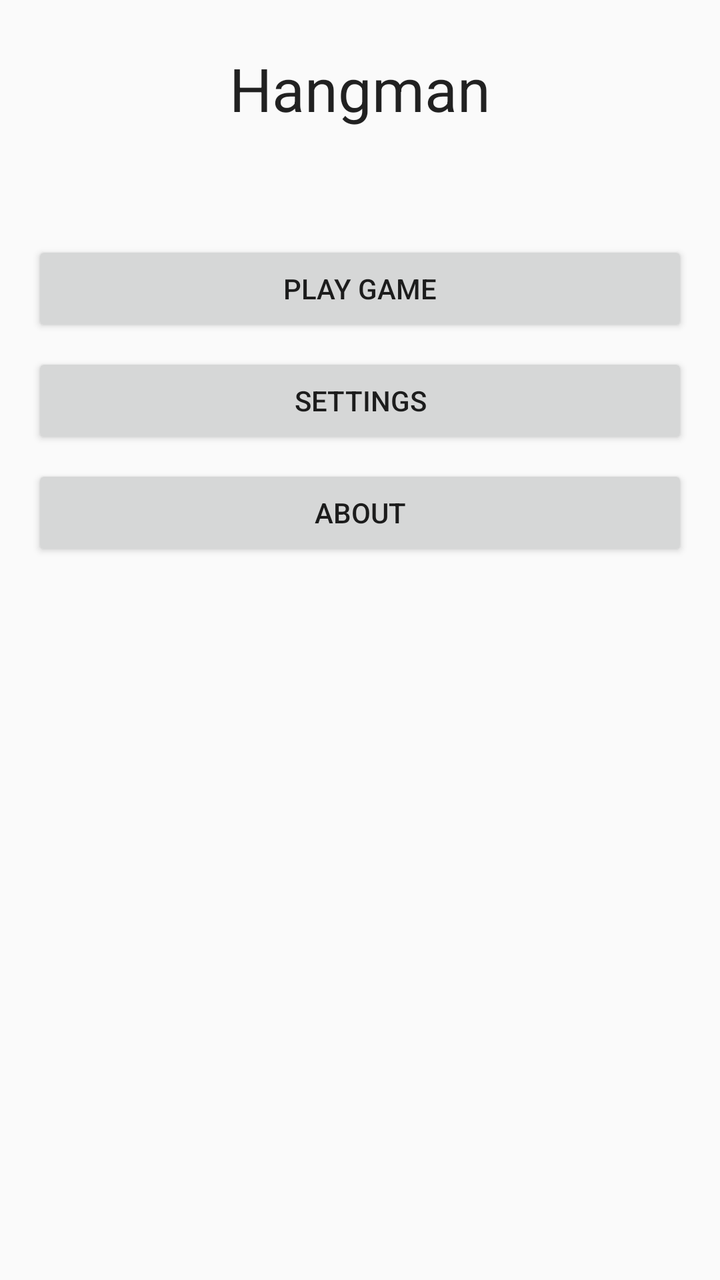
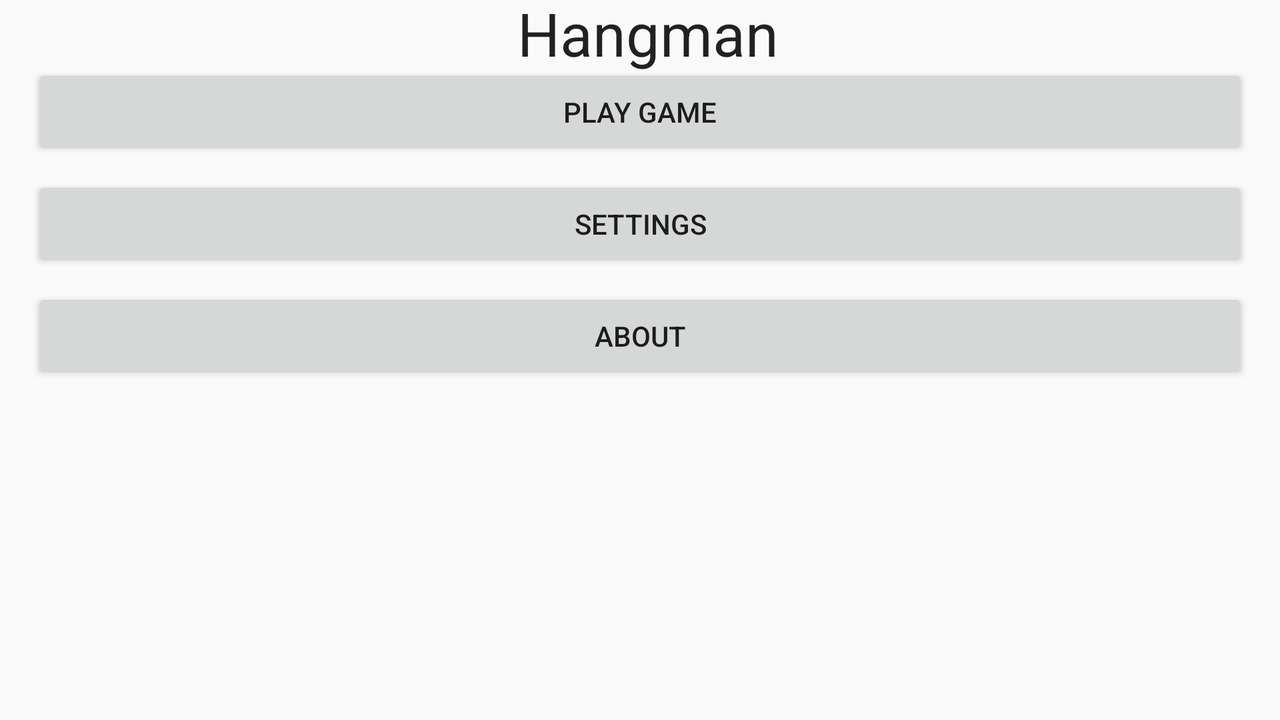

Compare how this app lays out the same screen by default and in its alternative resource folder. The renders come first, then the two layout files and the values they reference.
<!-- AndroidManifest.xml: application theme Theme.AppCompat.Light.NoActionBar -->
<!-- res/layout/menu_fragment.xml -->
<?xml version="1.0" encoding="utf-8"?>
<android.support.constraint.ConstraintLayout xmlns:android="http://schemas.android.com/apk/res/android"
    xmlns:app="http://schemas.android.com/apk/res-auto"
    xmlns:tools="http://schemas.android.com/tools"
    android:layout_width="match_parent"
    android:layout_height="match_parent">


    <TextView
        android:id="@+id/gameName"
        android:layout_width="wrap_content"
        android:layout_height="wrap_content"
        android:layout_marginStart="8dp"
        android:layout_marginTop="24dp"
        android:layout_marginEnd="8dp"
        android:text="@string/game_name"
        android:textAppearance="@style/TextAppearance.AppCompat.Headline"
        android:textSize="30sp"
        app:layout_constraintEnd_toEndOf="parent"
        app:layout_constraintStart_toStartOf="parent"
        app:layout_constraintTop_toTopOf="parent" />

    <Button
        android:id="@+id/playGameButton"
        android:layout_width="0dp"
        android:layout_height="wrap_content"
        android:layout_marginStart="16dp"
        android:layout_marginTop="32dp"
        android:layout_marginEnd="16dp"
        android:text="@string/play_game_button"
        app:layout_constraintEnd_toEndOf="parent"
        app:layout_constraintHorizontal_bias="0.0"
        app:layout_constraintStart_toStartOf="parent"
        app:layout_constraintTop_toBottomOf="@+id/imageView" />

    <Button
        android:id="@+id/aboutButton"
        android:layout_width="0dp"
        android:layout_height="wrap_content"
        android:layout_marginStart="16dp"
        android:layout_marginTop="8dp"
        android:layout_marginEnd="16dp"
        android:text="@string/about_button"
        app:layout_constraintEnd_toEndOf="parent"
        app:layout_constraintHorizontal_bias="0.0"
        app:layout_constraintStart_toStartOf="parent"
        app:layout_constraintTop_toBottomOf="@+id/settingsButton" />

    <Button
        android:id="@+id/settingsButton"
        android:layout_width="0dp"
        android:layout_height="wrap_content"
        android:layout_marginStart="16dp"
        android:layout_marginTop="8dp"
        android:layout_marginEnd="16dp"
        android:text="@string/settings_button"
        app:layout_constraintEnd_toEndOf="parent"
        app:layout_constraintStart_toStartOf="parent"
        app:layout_constraintTop_toBottomOf="@+id/playGameButton" />

    <ImageView
        android:id="@+id/imageView"
        android:layout_width="wrap_content"
        android:layout_height="wrap_content"
        android:layout_marginStart="8dp"
        android:layout_marginTop="24dp"
        android:layout_marginEnd="8dp"
        app:layout_constraintEnd_toEndOf="parent"
        app:layout_constraintStart_toStartOf="parent"
        app:layout_constraintTop_toBottomOf="@+id/gameName"
        app:srcCompat="@drawable/hang0" />
</android.support.constraint.ConstraintLayout>
<!-- resources referenced by this layout -->
<resources>
  <string name="about_button">About</string>
  <string name="game_name">Hangman</string>
  <string name="play_game_button">Play game</string>
  <string name="settings_button">Settings</string>
</resources>
<!-- res/layout-land/menu_fragment.xml (the author's variant of the layout above) -->
<!-- drawn on the phone turned sideways -->
<?xml version="1.0" encoding="utf-8"?>
<android.support.constraint.ConstraintLayout xmlns:android="http://schemas.android.com/apk/res/android"
    xmlns:app="http://schemas.android.com/apk/res-auto"
    xmlns:tools="http://schemas.android.com/tools"
    android:layout_width="match_parent"
    android:layout_height="match_parent">


    <TextView
        android:id="@+id/gameName"
        android:layout_width="wrap_content"
        android:layout_height="wrap_content"
        android:layout_marginTop="8dp"
        android:layout_marginBottom="8dp"
        android:text="@string/game_name"
        android:textAppearance="@style/TextAppearance.AppCompat.Headline"
        android:textSize="30sp"
        app:layout_constraintBottom_toTopOf="@+id/playGameButton"
        app:layout_constraintEnd_toEndOf="parent"
        app:layout_constraintHorizontal_bias="0.5"
        app:layout_constraintStart_toEndOf="@+id/imageView"
        app:layout_constraintTop_toTopOf="parent" />

    <Button
        android:id="@+id/playGameButton"
        android:layout_width="0dp"
        android:layout_height="wrap_content"
        android:layout_marginStart="16dp"
        android:layout_marginTop="16dp"
        android:layout_marginEnd="16dp"
        android:text="@string/play_game_button"
        app:layout_constraintEnd_toEndOf="parent"
        app:layout_constraintHorizontal_bias="0.0"
        app:layout_constraintStart_toStartOf="parent"
        app:layout_constraintTop_toBottomOf="@+id/imageView" />

    <Button
        android:id="@+id/aboutButton"
        android:layout_width="0dp"
        android:layout_height="wrap_content"
        android:layout_marginStart="16dp"
        android:layout_marginTop="8dp"
        android:layout_marginEnd="16dp"
        android:text="@string/about_button"
        app:layout_constraintEnd_toEndOf="parent"
        app:layout_constraintHorizontal_bias="0.0"
        app:layout_constraintStart_toStartOf="parent"
        app:layout_constraintTop_toBottomOf="@+id/settingsButton" />

    <Button
        android:id="@+id/settingsButton"
        android:layout_width="0dp"
        android:layout_height="wrap_content"
        android:layout_marginStart="16dp"
        android:layout_marginTop="8dp"
        android:layout_marginEnd="16dp"
        android:text="@string/settings_button"
        app:layout_constraintEnd_toEndOf="parent"
        app:layout_constraintStart_toStartOf="parent"
        app:layout_constraintTop_toBottomOf="@+id/playGameButton" />

    <ImageView
        android:id="@+id/imageView"
        android:layout_width="wrap_content"
        android:layout_height="wrap_content"
        android:layout_marginTop="16dp"
        android:layout_marginEnd="8dp"
        app:layout_constraintEnd_toStartOf="@+id/gameName"
        app:layout_constraintHorizontal_bias="0.5"
        app:layout_constraintHorizontal_chainStyle="packed"
        app:layout_constraintStart_toStartOf="parent"
        app:layout_constraintTop_toTopOf="parent"
        app:srcCompat="@drawable/hang0" />
</android.support.constraint.ConstraintLayout>
